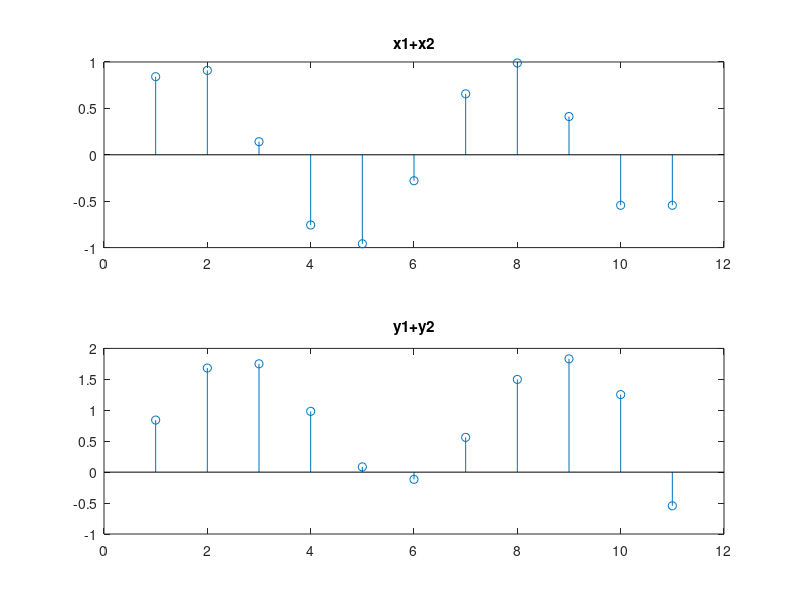
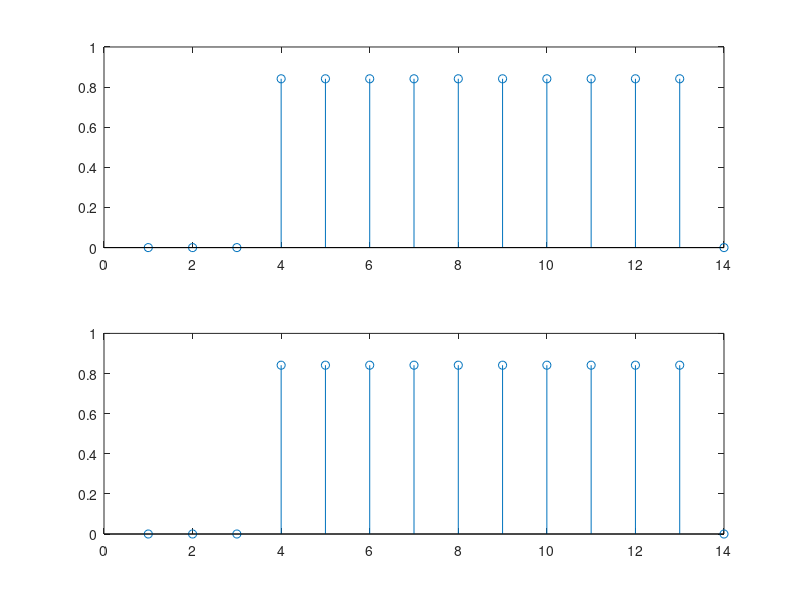

These figures' MATLAB source, in order:
clc;
clear;

n=0:1:10;
x1=[ones(1,10) 0];
x2=n;
%linearity%
y1=sin(x1);
y2=sin(x2);
x=x1+x2;
z2=y1+y2;
z1= sin(x);

subplot(2,1,1)
stem(z1)
title('x1+x2')

subplot(2,1,2)
stem(z2)
title('y1+y2')

figure;
% time variance
x3=[0 0 0 x1];
z3=sin(x3);
x4=sin(x1);
z4=[0 0 0 x4];

subplot(2,1,1)
stem(z3)
subplot(2,1,2)
stem(z4)
